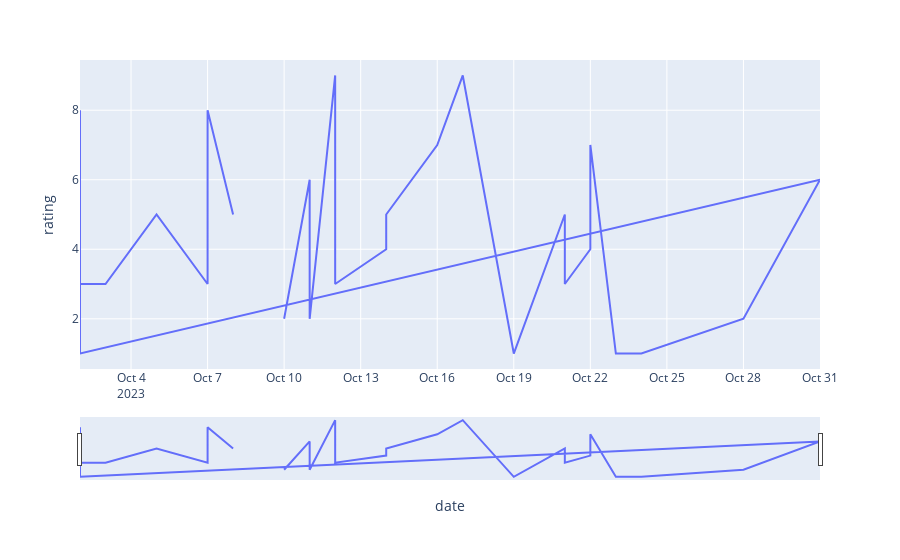

Notebook code cell kept with this figure:
### Markdown cell above
## Time Series Analysis

### Code cell
# Assuming you have a DataFrame with a 'date' column
# Convert the 'date' column to a datetime type if it's not already
df['date'] = pd.to_datetime(df['date'])

# Define the time range for analysis (e.g., the most recent month)
recent_start_date = pd.to_datetime('2023-10-01')
recent_end_date = pd.to_datetime('2023-10-31')

# Filter the data for the specified time range
recent_data = df[(df['date'] >= recent_start_date) & (df['date'] <= recent_end_date)]

# Create a line plot using Plotly Express for the recent data
fig = px.line(recent_data, x='date', y='rating')

# Add a range slider to the x-axis for interactive zooming
fig.update_xaxes(rangeslider_visible=True)

# Show the plot
fig.show()

### Figure 1 — Plotly figure (JSON) as saved in the notebook; plotly's stock layout.template omitted (floating-point values rounded to 4 significant figures)
{"data": [{"hovertemplate": "date=%{x}<br>rating=%{y}<extra></extra>", "legendgroup": "", "line": {"color": "#636efa", "dash": "solid"}, "marker": {"symbol": "circle"}, "mode": "lines", "name": "", "orientation": "v", "showlegend": false, "type": "scatter", "x": ["2023-10-08T00:00:00", "2023-10-07T00:00:00", "2023-10-07T00:00:00", "2023-10-05T00:00:00", "2023-10-03T00:00:00", "2023-10-02T00:00:00", "2023-10-02T00:00:00", "2023-10-02T00:00:00", "2023-10-31T00:00:00", "2023-10-28T00:00:00", "2023-10-24T00:00:00", "2023-10-23T00:00:00", "2023-10-22T00:00:00", "2023-10-22T00:00:00", "2023-10-21T00:00:00", "2023-10-21T00:00:00", "2023-10-19T00:00:00", "2023-10-19T00:00:00", "2023-10-17T00:00:00", "2023-10-17T00:00:00", "2023-10-16T00:00:00", "2023-10-14T00:00:00", "2023-10-14T00:00:00", "2023-10-12T00:00:00", "2023-10-12T00:00:00", "2023-10-11T00:00:00", "2023-10-11T00:00:00", "2023-10-10T00:00:00"], "xaxis": "x", "y": [5, 8, 3, 5, 3, 3, 8, 1, 6, 2, 1, 1, 7, 4, 3, 5, 1, 1, 9, 9, 7, 5, 4, 3, 9, 2, 6, 2], "yaxis": "y"}], "layout": {"legend": {"tracegroupgap": 0}, "margin": {"t": 60}, "xaxis": {"anchor": "y", "domain": [0, 1], "rangeslider": {"visible": true}, "title": {"text": "date"}}, "yaxis": {"anchor": "x", "domain": [0, 1], "title": {"text": "rating"}}}}
